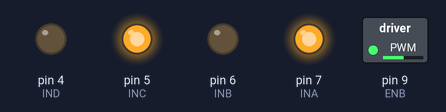
The sketch below on a simulated Arduino Uno, built with avr-gcc and run on an emulated ATmega328P. Parts: switched loads named in the sketch (green lamp = pin HIGH), output pins drawn as LEDs (lit = HIGH).

Above: at 0.1 s.
Timing chart, 0 to 1.6 s (numbered marks = the images above):
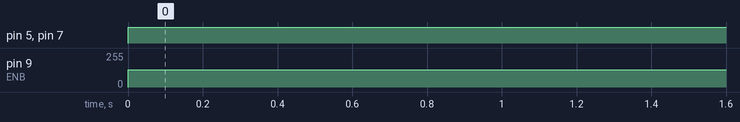

Measured:
- by itself, pin 5 (INC), pin 7 (INA): LOW → HIGH at 0.00 s
- by itself, pin 9 (ENB): 0/255 → 130/255 at 0.00 s

The sketch:

DC_motor_control.ino
```cpp
const int INA = 7;
const int INB = 6;
const int INC = 5;
const int IND = 4;
const int ENB = 9;
void setup() {
 pinMode(INA,OUTPUT);
 pinMode(INB,OUTPUT);
 pinMode(INC,OUTPUT);
 pinMode(IND,OUTPUT);
 pinMode(ENB,OUTPUT);

}

void loop() {
  analogWrite(ENB,130);
  digitalWrite(INA,HIGH);
  digitalWrite(INB,LOW);
  digitalWrite(INC,HIGH);
  digitalWrite(IND,LOW);

}
```
